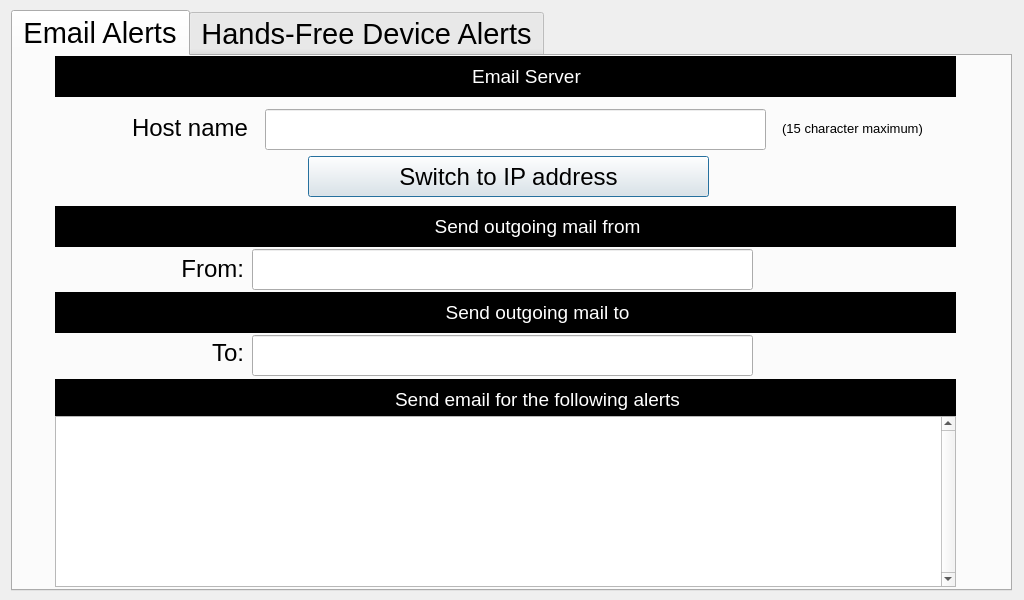
<?xml version="1.0" encoding="UTF-8"?>
<ui version="4.0">
 <class>superEmailSetup</class>
 <widget class="QWidget" name="superEmailSetup">
  <property name="geometry">
   <rect>
    <x>0</x>
    <y>0</y>
    <width>1024</width>
    <height>600</height>
   </rect>
  </property>
  <property name="font">
   <font>
    <pointsize>22</pointsize>
   </font>
  </property>
  <property name="windowTitle">
   <string>Form</string>
  </property>
  <widget class="QTabWidget" name="mainTabs">
   <property name="geometry">
    <rect>
     <x>11</x>
     <y>10</y>
     <width>1001</width>
     <height>581</height>
    </rect>
   </property>
   <property name="currentIndex">
    <number>0</number>
   </property>
   <widget class="QWidget" name="tabEmailAlerts">
    <attribute name="title">
     <string>Email Alerts</string>
    </attribute>
    <widget class="QPushButton" name="butSwitchIPHostname">
     <property name="geometry">
      <rect>
       <x>295</x>
       <y>100</y>
       <width>401</width>
       <height>41</height>
      </rect>
     </property>
     <property name="sizePolicy">
      <sizepolicy hsizetype="Fixed" vsizetype="Fixed">
       <horstretch>0</horstretch>
       <verstretch>0</verstretch>
      </sizepolicy>
     </property>
     <property name="minimumSize">
      <size>
       <width>401</width>
       <height>41</height>
      </size>
     </property>
     <property name="maximumSize">
      <size>
       <width>401</width>
       <height>41</height>
      </size>
     </property>
     <property name="font">
      <font>
       <pointsize>18</pointsize>
      </font>
     </property>
     <property name="text">
      <string>Switch to IP address</string>
     </property>
     <property name="autoDefault">
      <bool>false</bool>
     </property>
     <property name="default">
      <bool>true</bool>
     </property>
    </widget>
    <widget class="QLabel" name="label_3">
     <property name="geometry">
      <rect>
       <x>80</x>
       <y>281</y>
       <width>151</width>
       <height>31</height>
      </rect>
     </property>
     <property name="font">
      <font>
       <pointsize>18</pointsize>
      </font>
     </property>
     <property name="text">
      <string>To:</string>
     </property>
     <property name="alignment">
      <set>Qt::AlignRight|Qt::AlignTrailing|Qt::AlignVCenter</set>
     </property>
    </widget>
    <widget class="QWidget" name="gbIP" native="true">
     <property name="geometry">
      <rect>
       <x>31</x>
       <y>476</y>
       <width>901</width>
       <height>46</height>
      </rect>
     </property>
     <widget class="QLabel" name="label_5">
      <property name="geometry">
       <rect>
        <x>22</x>
        <y>3</y>
        <width>171</width>
        <height>36</height>
       </rect>
      </property>
      <property name="font">
       <font>
        <pointsize>18</pointsize>
       </font>
      </property>
      <property name="text">
       <string>IP address</string>
      </property>
      <property name="alignment">
       <set>Qt::AlignRight|Qt::AlignTrailing|Qt::AlignVCenter</set>
      </property>
     </widget>
     <widget class="hobart::numericLineEdit" name="leIP1">
      <property name="geometry">
       <rect>
        <x>216</x>
        <y>2</y>
        <width>101</width>
        <height>41</height>
       </rect>
      </property>
      <property name="font">
       <font>
        <pointsize>18</pointsize>
       </font>
      </property>
      <property name="inputMask">
       <string notr="true"/>
      </property>
      <property name="text">
       <string notr="true"/>
      </property>
      <property name="maxLength">
       <number>20</number>
      </property>
      <property name="alignment">
       <set>Qt::AlignCenter</set>
      </property>
      <property name="placeholderText">
       <string notr="true"/>
      </property>
     </widget>
     <widget class="hobart::numericLineEdit" name="leIP2">
      <property name="geometry">
       <rect>
        <x>369</x>
        <y>2</y>
        <width>101</width>
        <height>40</height>
       </rect>
      </property>
      <property name="font">
       <font>
        <pointsize>18</pointsize>
       </font>
      </property>
      <property name="inputMask">
       <string notr="true"/>
      </property>
      <property name="text">
       <string notr="true"/>
      </property>
      <property name="maxLength">
       <number>20</number>
      </property>
      <property name="alignment">
       <set>Qt::AlignCenter</set>
      </property>
      <property name="placeholderText">
       <string notr="true"/>
      </property>
     </widget>
     <widget class="hobart::numericLineEdit" name="leIP3">
      <property name="geometry">
       <rect>
        <x>524</x>
        <y>2</y>
        <width>101</width>
        <height>40</height>
       </rect>
      </property>
      <property name="font">
       <font>
        <pointsize>18</pointsize>
       </font>
      </property>
      <property name="inputMask">
       <string notr="true"/>
      </property>
      <property name="text">
       <string notr="true"/>
      </property>
      <property name="maxLength">
       <number>20</number>
      </property>
      <property name="alignment">
       <set>Qt::AlignCenter</set>
      </property>
      <property name="placeholderText">
       <string notr="true"/>
      </property>
     </widget>
     <widget class="hobart::numericLineEdit" name="leIP4">
      <property name="geometry">
       <rect>
        <x>679</x>
        <y>2</y>
        <width>101</width>
        <height>40</height>
       </rect>
      </property>
      <property name="font">
       <font>
        <pointsize>18</pointsize>
       </font>
      </property>
      <property name="inputMask">
       <string notr="true"/>
      </property>
      <property name="text">
       <string notr="true"/>
      </property>
      <property name="maxLength">
       <number>20</number>
      </property>
      <property name="alignment">
       <set>Qt::AlignCenter</set>
      </property>
      <property name="placeholderText">
       <string notr="true"/>
      </property>
     </widget>
     <widget class="QLabel" name="label_6">
      <property name="geometry">
       <rect>
        <x>324</x>
        <y>5</y>
        <width>41</width>
        <height>37</height>
       </rect>
      </property>
      <property name="font">
       <font>
        <pointsize>26</pointsize>
       </font>
      </property>
      <property name="text">
       <string>.</string>
      </property>
      <property name="alignment">
       <set>Qt::AlignCenter</set>
      </property>
     </widget>
     <widget class="QLabel" name="label_7">
      <property name="geometry">
       <rect>
        <x>478</x>
        <y>3</y>
        <width>40</width>
        <height>40</height>
       </rect>
      </property>
      <property name="font">
       <font>
        <pointsize>26</pointsize>
       </font>
      </property>
      <property name="text">
       <string>.</string>
      </property>
      <property name="alignment">
       <set>Qt::AlignCenter</set>
      </property>
     </widget>
     <widget class="QLabel" name="label_9">
      <property name="geometry">
       <rect>
        <x>634</x>
        <y>3</y>
        <width>40</width>
        <height>40</height>
       </rect>
      </property>
      <property name="font">
       <font>
        <pointsize>26</pointsize>
       </font>
      </property>
      <property name="text">
       <string>.</string>
      </property>
      <property name="alignment">
       <set>Qt::AlignCenter</set>
      </property>
     </widget>
    </widget>
    <widget class="QFrame" name="gbSendOutgoingMailFromHeader">
     <property name="geometry">
      <rect>
       <x>42</x>
       <y>150</y>
       <width>901</width>
       <height>41</height>
      </rect>
     </property>
     <property name="styleSheet">
      <string notr="true">QWidget#gbSendOutgoingMailFromHeader{
	background-color: rgb(0, 0, 0);
}</string>
     </property>
     <widget class="QLabel" name="lblSendOutgoingMailFromHeader">
      <property name="geometry">
       <rect>
        <x>22</x>
        <y>10</y>
        <width>921</width>
        <height>21</height>
       </rect>
      </property>
      <property name="font">
       <font>
        <pointsize>14</pointsize>
       </font>
      </property>
      <property name="styleSheet">
       <string notr="true">QLabel#lblSendOutgoingMailFromHeader{
	color: rgb(255, 255, 255);
}</string>
      </property>
      <property name="text">
       <string>Send outgoing mail from</string>
      </property>
      <property name="alignment">
       <set>Qt::AlignCenter</set>
      </property>
     </widget>
    </widget>
    <widget class="QFrame" name="gbAlertsHeader">
     <property name="geometry">
      <rect>
       <x>42</x>
       <y>323</y>
       <width>901</width>
       <height>41</height>
      </rect>
     </property>
     <property name="styleSheet">
      <string notr="true">QWidget#gbAlertsHeader{
	background-color: rgb(0, 0, 0);
}</string>
     </property>
     <widget class="QLabel" name="lblAlertsHeader">
      <property name="geometry">
       <rect>
        <x>22</x>
        <y>10</y>
        <width>921</width>
        <height>21</height>
       </rect>
      </property>
      <property name="font">
       <font>
        <pointsize>14</pointsize>
       </font>
      </property>
      <property name="styleSheet">
       <string notr="true">QLabel#lblAlertsHeader{
	color: rgb(255, 255, 255);
}</string>
      </property>
      <property name="text">
       <string>Send email for the following alerts</string>
      </property>
      <property name="alignment">
       <set>Qt::AlignCenter</set>
      </property>
     </widget>
    </widget>
    <widget class="QLineEdit" name="leFrom">
     <property name="geometry">
      <rect>
       <x>239</x>
       <y>193</y>
       <width>501</width>
       <height>41</height>
      </rect>
     </property>
     <property name="font">
      <font>
       <pointsize>18</pointsize>
      </font>
     </property>
     <property name="inputMask">
      <string notr="true"/>
     </property>
     <property name="text">
      <string notr="true"/>
     </property>
     <property name="alignment">
      <set>Qt::AlignCenter</set>
     </property>
     <property name="placeholderText">
      <string notr="true"/>
     </property>
    </widget>
    <widget class="QFrame" name="gbSendOutgoingMailToHeader">
     <property name="geometry">
      <rect>
       <x>42</x>
       <y>236</y>
       <width>901</width>
       <height>41</height>
      </rect>
     </property>
     <property name="styleSheet">
      <string notr="true">QWidget#gbSendOutgoingMailToHeader{
	background-color: rgb(0, 0, 0);
}</string>
     </property>
     <widget class="QLabel" name="lblSendOutgoingMailToHeader">
      <property name="geometry">
       <rect>
        <x>22</x>
        <y>10</y>
        <width>921</width>
        <height>21</height>
       </rect>
      </property>
      <property name="font">
       <font>
        <pointsize>14</pointsize>
       </font>
      </property>
      <property name="styleSheet">
       <string notr="true">QLabel#lblSendOutgoingMailToHeader{
	color: rgb(255, 255, 255);
}</string>
      </property>
      <property name="text">
       <string>Send outgoing mail to</string>
      </property>
      <property name="alignment">
       <set>Qt::AlignCenter</set>
      </property>
     </widget>
    </widget>
    <widget class="QFrame" name="gbEmailServerHeader">
     <property name="geometry">
      <rect>
       <x>42</x>
       <y>0</y>
       <width>901</width>
       <height>41</height>
      </rect>
     </property>
     <property name="styleSheet">
      <string notr="true">QWidget#gbEmailServerHeader{
	background-color: rgb(0, 0, 0);
}</string>
     </property>
     <widget class="QLabel" name="lblEmailServerHeader">
      <property name="geometry">
       <rect>
        <x>11</x>
        <y>10</y>
        <width>921</width>
        <height>21</height>
       </rect>
      </property>
      <property name="font">
       <font>
        <pointsize>14</pointsize>
       </font>
      </property>
      <property name="styleSheet">
       <string notr="true">QLabel#lblEmailServerHeader{
	color: rgb(255, 255, 255);
}</string>
      </property>
      <property name="text">
       <string>Email Server</string>
      </property>
      <property name="alignment">
       <set>Qt::AlignCenter</set>
      </property>
     </widget>
    </widget>
    <widget class="QLabel" name="label_2">
     <property name="geometry">
      <rect>
       <x>80</x>
       <y>197</y>
       <width>151</width>
       <height>31</height>
      </rect>
     </property>
     <property name="font">
      <font>
       <pointsize>18</pointsize>
      </font>
     </property>
     <property name="text">
      <string>From:</string>
     </property>
     <property name="alignment">
      <set>Qt::AlignRight|Qt::AlignTrailing|Qt::AlignVCenter</set>
     </property>
    </widget>
    <widget class="QWidget" name="gbHostname" native="true">
     <property name="geometry">
      <rect>
       <x>42</x>
       <y>51</y>
       <width>901</width>
       <height>46</height>
      </rect>
     </property>
     <widget class="QLabel" name="label">
      <property name="geometry">
       <rect>
        <x>22</x>
        <y>3</y>
        <width>171</width>
        <height>36</height>
       </rect>
      </property>
      <property name="font">
       <font>
        <pointsize>18</pointsize>
       </font>
      </property>
      <property name="text">
       <string>Host name</string>
      </property>
      <property name="alignment">
       <set>Qt::AlignRight|Qt::AlignTrailing|Qt::AlignVCenter</set>
      </property>
     </widget>
     <widget class="QLineEdit" name="leHostname">
      <property name="geometry">
       <rect>
        <x>210</x>
        <y>2</y>
        <width>501</width>
        <height>41</height>
       </rect>
      </property>
      <property name="font">
       <font>
        <pointsize>18</pointsize>
       </font>
      </property>
      <property name="inputMask">
       <string notr="true"/>
      </property>
      <property name="text">
       <string notr="true"/>
      </property>
      <property name="maxLength">
       <number>63</number>
      </property>
      <property name="alignment">
       <set>Qt::AlignCenter</set>
      </property>
      <property name="placeholderText">
       <string notr="true"/>
      </property>
     </widget>
     <widget class="QLabel" name="label_4">
      <property name="geometry">
       <rect>
        <x>722</x>
        <y>11</y>
        <width>151</width>
        <height>21</height>
       </rect>
      </property>
      <property name="font">
       <font>
        <pointsize>10</pointsize>
       </font>
      </property>
      <property name="text">
       <string>(15 character maximum)</string>
      </property>
      <property name="alignment">
       <set>Qt::AlignCenter</set>
      </property>
     </widget>
    </widget>
    <widget class="QLineEdit" name="leTo">
     <property name="geometry">
      <rect>
       <x>239</x>
       <y>279</y>
       <width>501</width>
       <height>41</height>
      </rect>
     </property>
     <property name="font">
      <font>
       <pointsize>18</pointsize>
      </font>
     </property>
     <property name="inputMask">
      <string notr="true"/>
     </property>
     <property name="text">
      <string notr="true"/>
     </property>
     <property name="alignment">
      <set>Qt::AlignCenter</set>
     </property>
     <property name="placeholderText">
      <string notr="true"/>
     </property>
    </widget>
    <widget class="QTableWidget" name="tvAlerts">
     <property name="geometry">
      <rect>
       <x>42</x>
       <y>360</y>
       <width>901</width>
       <height>171</height>
      </rect>
     </property>
     <property name="font">
      <font>
       <pointsize>14</pointsize>
      </font>
     </property>
     <property name="verticalScrollBarPolicy">
      <enum>Qt::ScrollBarAlwaysOn</enum>
     </property>
     <property name="editTriggers">
      <set>QAbstractItemView::AnyKeyPressed|QAbstractItemView::CurrentChanged|QAbstractItemView::DoubleClicked|QAbstractItemView::EditKeyPressed</set>
     </property>
     <property name="verticalScrollMode">
      <enum>QAbstractItemView::ScrollPerPixel</enum>
     </property>
     <property name="horizontalScrollMode">
      <enum>QAbstractItemView::ScrollPerPixel</enum>
     </property>
     <property name="showGrid">
      <bool>false</bool>
     </property>
     <property name="cornerButtonEnabled">
      <bool>false</bool>
     </property>
     <property name="rowCount">
      <number>1</number>
     </property>
     <property name="columnCount">
      <number>7</number>
     </property>
     <attribute name="horizontalHeaderVisible">
      <bool>false</bool>
     </attribute>
     <attribute name="verticalHeaderVisible">
      <bool>false</bool>
     </attribute>
     <row/>
     <column/>
     <column/>
     <column/>
     <column/>
     <column/>
     <column/>
     <column/>
    </widget>
   </widget>
   <widget class="QWidget" name="tabHandsFreeAlert">
    <attribute name="title">
     <string>Hands-Free Device Alerts</string>
    </attribute>
    <widget class="QTableWidget" name="tvAlertsHandsFree">
     <property name="geometry">
      <rect>
       <x>50</x>
       <y>50</y>
       <width>901</width>
       <height>481</height>
      </rect>
     </property>
     <property name="font">
      <font>
       <pointsize>14</pointsize>
      </font>
     </property>
     <property name="verticalScrollBarPolicy">
      <enum>Qt::ScrollBarAlwaysOn</enum>
     </property>
     <property name="editTriggers">
      <set>QAbstractItemView::AnyKeyPressed|QAbstractItemView::CurrentChanged|QAbstractItemView::DoubleClicked|QAbstractItemView::EditKeyPressed</set>
     </property>
     <property name="verticalScrollMode">
      <enum>QAbstractItemView::ScrollPerPixel</enum>
     </property>
     <property name="horizontalScrollMode">
      <enum>QAbstractItemView::ScrollPerPixel</enum>
     </property>
     <property name="showGrid">
      <bool>false</bool>
     </property>
     <property name="cornerButtonEnabled">
      <bool>false</bool>
     </property>
     <property name="rowCount">
      <number>1</number>
     </property>
     <property name="columnCount">
      <number>7</number>
     </property>
     <attribute name="horizontalHeaderVisible">
      <bool>false</bool>
     </attribute>
     <attribute name="verticalHeaderVisible">
      <bool>false</bool>
     </attribute>
     <row/>
     <column/>
     <column/>
     <column/>
     <column/>
     <column/>
     <column/>
     <column/>
    </widget>
    <widget class="QFrame" name="gbAlertsHeaderHandsFree">
     <property name="geometry">
      <rect>
       <x>49</x>
       <y>3</y>
       <width>901</width>
       <height>41</height>
      </rect>
     </property>
     <property name="styleSheet">
      <string notr="true">QWidget#gbAlertsHeaderHandsFree{
	background-color: rgb(0, 0, 0);
}</string>
     </property>
     <widget class="QLabel" name="lblAlertsHeaderHandsFree">
      <property name="geometry">
       <rect>
        <x>10</x>
        <y>10</y>
        <width>921</width>
        <height>21</height>
       </rect>
      </property>
      <property name="font">
       <font>
        <pointsize>14</pointsize>
       </font>
      </property>
      <property name="styleSheet">
       <string notr="true">QLabel#lblAlertsHeaderHandsFree
{
	color: rgb(255, 255, 255);
}</string>
      </property>
      <property name="text">
       <string>Send message to hands-free device for the following alerts</string>
      </property>
      <property name="alignment">
       <set>Qt::AlignCenter</set>
      </property>
     </widget>
    </widget>
   </widget>
  </widget>
 </widget>
 <customwidgets>
  <customwidget>
   <class>hobart::numericLineEdit</class>
   <extends>QLineEdit</extends>
   <header location="global">numericlineedit.h</header>
  </customwidget>
 </customwidgets>
 <resources/>
 <connections/>
</ui>
